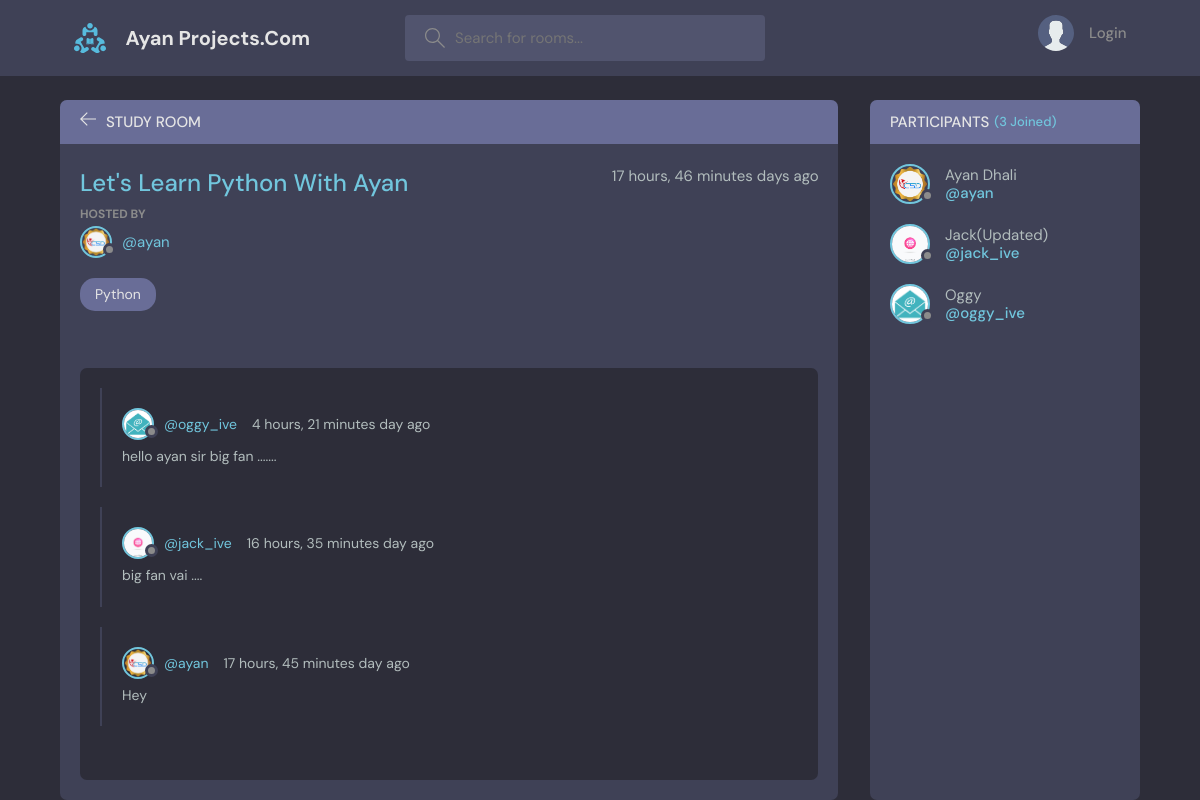
/view-room/1/, run on the app's committed database.
### base/models.py (models this page shows, shortened)
class Room(models.Model):
    host = models.ForeignKey(User, on_delete=models.SET_NULL, null=True)
    topic = models.ForeignKey('Topic', on_delete=models.SET_NULL, null=True)
    name = models.CharField(max_length=200)
    description = models.TextField(null=True, blank=True)
    participants = models.ManyToManyField(User, related_name='participents', blank=True)
    updated = models.DateTimeField(auto_now=True)
    created = models.DateTimeField(auto_now_add=True)
    class Meta:
        ordering = ['-updated' ,'-created']

class User(AbstractUser):
    name = models.CharField(max_length=200,null=True,blank=True)
    email = models.EmailField(unique=True)
    bio = models.TextField(null=True)
    avatar = models.ImageField(null=True, default="avatar.svg")
    USERNAME_FIELD = 'email'
    REQUIRED_FIELDS = []
    def __str__(self):
        return self.username

class Topic(models.Model):
    name = models.CharField(max_length=150)
    def __str__(self):
        return self.name

class Message(models.Model):
    user = models.ForeignKey(User, on_delete=models.CASCADE)
    room = models.ForeignKey(Room, on_delete=models.CASCADE)
    body = models.TextField()
    updated = models.DateTimeField(auto_now=True)
    created = models.DateTimeField(auto_now_add=True)
    class Meta:
        ordering = ['-updated' ,'-created']

### base/views.py (the view, shortened to what this page needs)
# urls.py: path('view-room/<int:pk>/', views.viewRoom, name='view-room'),
def viewRoom(request,pk):
    room = Room.objects.get(id=pk)
    room_messages = room.message_set.all()
    participants = room.participants.all()
    context = {'room':room, 'room_messages':room_messages, 'participants':participants}
    return render(request, 'base/viewRoom.html', context)

### base/templates/base/viewRoom.html (shortened to what this page needs)
{% extends 'base.html' %}
{% load static %}
{% block content %}
    <main class="profile-page layout layout--2">
      <div class="container">
        <div class="room">
          <div class="room__top">
            <div class="room__topLeft">
              <a href="{{request.META.HTTP_REFERER}}">
                <svg version="1.1" xmlns="http://www.w3.org/2000/svg" width="32" height="32" viewBox="0 0 32 32">
                  <title>arrow-left</title>
                  <path
                    d="M13.723 2.286l-13.723 13.714 13.719 13.714 1.616-1.611-10.96-10.96h27.625v-2.286h-27.625l10.965-10.965-1.616-1.607z"
                  ></path>
                </svg>
              </a>
              <h3>Study Room</h3>
            </div>
          </div>
          <div class="room__box scroll">
            <div class="room__header scroll">
              <div class="room__info">
                <h3>{{room.name}}</h3>
                <span>{{room.updated|timesince}} days ago</span>
              </div>
              <div class="room__hosted">
                <p>Hosted By</p>
                <a href="{% url 'profile' room.host.id %}" class="room__author">
                  <div class="avatar avatar--small">
                    <img src="{{room.host.avatar.url}}" />
                  </div>
                  <span>@{{room.host}}</span>
                </a>
              </div>
              <span class="room__topics">{{room.topic}}</span>
            </div>
            <div class="room__conversation">
              <div class="threads scroll">
                {% for message in room_messages %}
                <div class="thread">
                  <div class="thread__top">
                    <div class="thread__author">
                      <a href="{% url 'profile' message.user.id %}" class="thread__authorInfo">
                        <div class="avatar avatar--small">
                          <img src={{message.user.avatar.url}} />
                        </div>
                        <span>@{{message.user}}</span>
                      </a>
                      <span class="thread__date">{{message.created|timesince}} day ago</span>
                    </div>
                  </div>
                  <div class="thread__details">
                    {{message.body}}
                  </div>
                </div>
                {% endfor %}
              </div>
            </div>
          </div>
        </div>
        <div class="participants">
          <h3 class="participants__top">Participants <span>({{room.participants.count}} Joined)</span></h3>
          <div class="participants__list scroll">
            {% for participant in participants %}
            <a href="{% url 'profile' participant.id %}" class="participant">
              <div class="avatar avatar--medium">
                <img src="{{participant.avatar.url}}" />
              </div>
              <p>
                {{participant.name}}
                <span>@{{participant.username}}</span>
              </p>
            </a>
            {% endfor %}
          </div>
        </div>
      </div>
    </main>
{% endblock content %}

### data on the page
Room: name "Let's Learn Python With Ayan", updated "17 hours, 46 minutes", host.avatar (picture), host "ayan", topic "Python", participants.count "3"
Message: user.avatar (picture), user "oggy_ive", created "4 hours, 21 minutes", body "hello ayan sir big fan ......."
Message: user.avatar (picture), user "jack_ive", created "16 hours, 35 minutes", body "big fan vai ...."
Message: user.avatar (picture), user "ayan", created "17 hours, 45 minutes", body "Hey"
User: avatar (picture), name "Ayan Dhali", username "ayan"
User: avatar (picture), name "Jack(Updated)", username "jack_ive"
User: avatar (picture), name "Oggy", username "oggy_ive"
